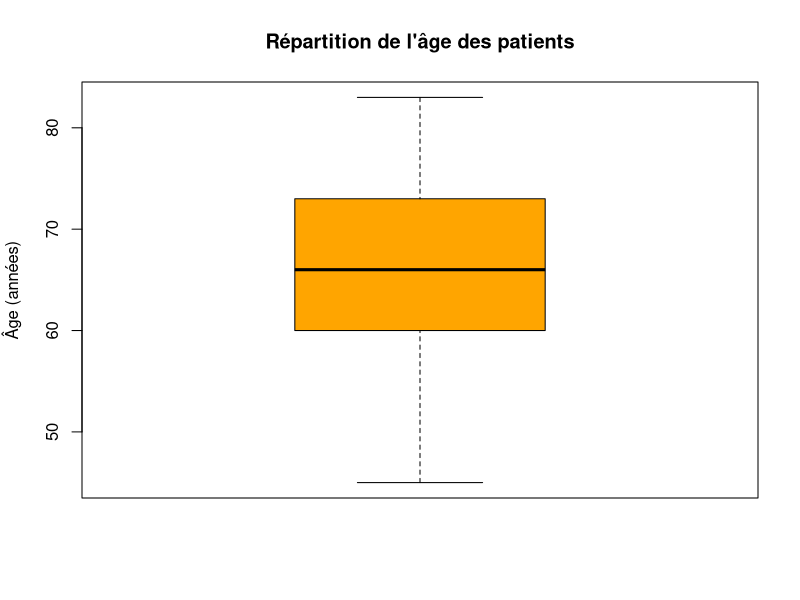
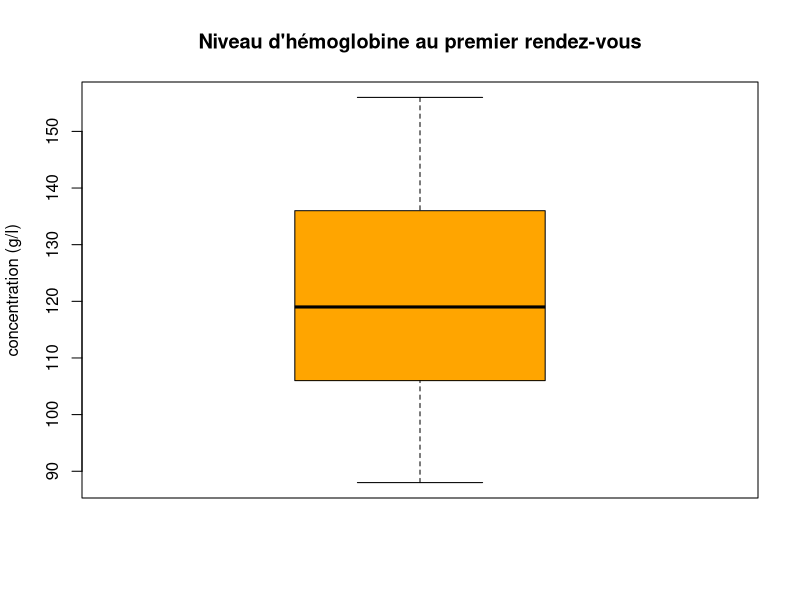
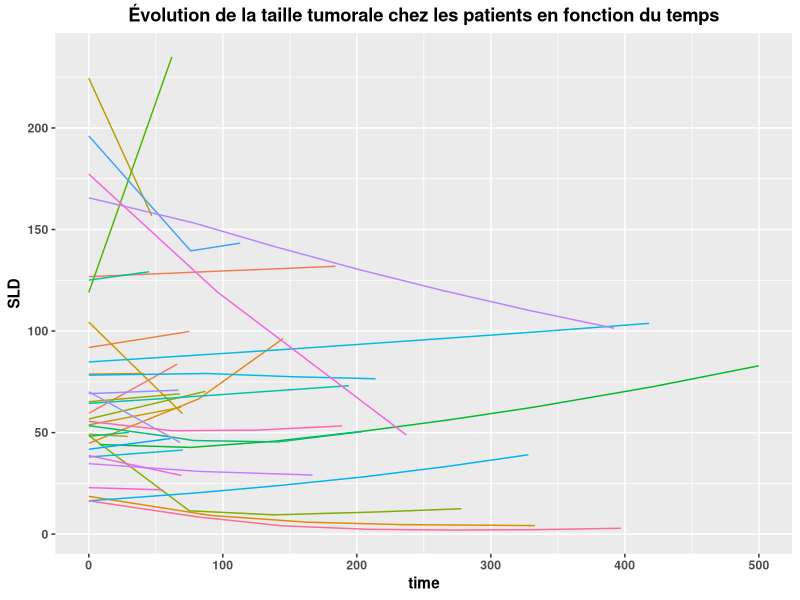

Write R code to recreate these figures, in order. (Note: this script raises an error after producing the figures.)
# Librairies --------------------------------------------------------------

library(readr)
library(ggplot2)


# Données -----------------------------------------------------------------

tumeur <- read_table2("PD_data_tumor_growth_no_NA.txt")

tumeur$ID <- as.factor(tumeur$ID) # Codage en variable qualitative
tumeur$BLIVER <- as.logical(tumeur$BLIVER) # Codage en indicatrice
tumeur$BSLD <- tumeur$SLD

for (i in levels(tumeur$ID)) {
  tumeur$BSLD[which(tumeur$ID == i)] <- tumeur$BSLD[which(tumeur$ID == i)][1]
}


covar_ind <- tumeur[which(duplicated(tumeur$ID) == F), 3:6] # Je récupère les covariables pour faciliter leur description
names(covar_ind)[1] <- "BSLD"


Dose <- data.frame(
  ID = rep(tumeur$ID[which(duplicated(tumeur$ID) == F)], 25),
  dose = 1200,
  time = rep(21*0:24,49),
  SLD = NA,
  AGE = rep(tumeur$AGE[which(duplicated(tumeur$ID) == F)],25),
  BLIVER = rep(tumeur$BLIVER[which(duplicated(tumeur$ID) == F)],25),
  BHBG = rep(tumeur$BHBG[which(duplicated(tumeur$ID) == F)],25),
  BSLD = rep(covar_ind$BSLD,25)
) # Création d'un tableau de Doses administrées. Une Dose en 0 puis une tous les 21j jusqu'à ce que le temps t+21 d'administration soit
# supérieur au temps de dernière mesure (car dans ce cas on a aucune info).

Dose <- Dose[order(Dose$ID, Dose$time),]
Dose$suppr <- 0

for (j in 1:1225) {
  if (Dose$time[j] > max(tumeur$time[which(tumeur$ID == Dose$ID[j])])) {
    Dose$suppr[j] <- 1
  }
} 

Dose <- Dose[which(Dose$suppr == 0), -9]

tumeur_Dose <- merge(Dose, tumeur, all.x = T, all.y = T)

tumeur_Dose <- tumeur_Dose[order(tumeur_Dose$ID, tumeur_Dose$time),] 

write.csv(tumeur_Dose, row.names = F, na = ".", file = "tumeur_Dose.csv") # Tableau de données à utiliser sous MLXTRAN


# Résumé des données ------------------------------------------------------
p <- theme(
  plot.title = element_text(hjust = 0.5, face = "bold"),
  axis.text = element_text(face = "bold"),
  axis.title = element_text(face = "bold")
)

summary(tumeur)

length(levels(tumeur$ID)) # 49 patients
length(tumeur$ID)/length(levels(tumeur$ID)) # 2.653061 mesures par patient en moyenne
sum(summary(tumeur$ID) == 1) # 15 patients n'ont été visité qu'une seule fois

boxplot(covar_ind$AGE, main = "Répartition de l'âge des patients", ylab = "Âge (années)", col = "orange")
mean(covar_ind$AGE) ; min(covar_ind$AGE) ; max(covar_ind$AGE) ; sd(covar_ind$AGE)
# 65.69388 ans en moyenne ; 45 age min ; 83 age max ; 9.427805 Écart-type


boxplot(covar_ind$BHBG, main = "Niveau d'hémoglobine au premier rendez-vous", ylab = "concentration (g/l)", col = "orange")
mean(covar_ind$BHBG) ; min(covar_ind$BHBG) ; max(covar_ind$BHBG) ; sd(covar_ind$BHBG)
# 120.9325 g/l d'hémoglobine à la baseline ; 88 min ; 156 max ; 17.75565 Écart-type

sum(covar_ind$BLIVER) # 11 patients avec métastases au foie

mean(summary(Dose$ID)) # 5.877551 Doses en moyenne
sum(summary(Dose$ID)==1) # 15 patients n'ont reçu qu'une dose


ggplot(data = tumeur, aes(x = time, y = SLD, col = ID)) +
  geom_line() +
  theme(legend.position='none') +
  p +
  ggtitle("Évolution de la taille tumorale chez les patients en fonction du temps")


# Modele de wang ----------------------------------------------------------

# BSLD * exp(-d*t) + g*t

# BSLD serait le niveau initial moyen de SLD chez les patients

BSLD <- mean(tumeur$SLD[which(tumeur$time == 0)])
BSLD_sd <- sd(tumeur$SLD[which(tumeur$time == 0)])

# d est un paramètre représentant la vitesse de décroissance initiale de la tumeur
# g est un paramètre représentant la vitesse de croissance de la tumeur une fois que le traitement n'est plus efficace

# On pourrait estimer d et g en lançant l'analyse sur quelques sujets
# Par exemple sur 5 sujets

# Sinon on pourrait regarder dans la littérature

tumeur$indice <- 0
for (i in 2:130) {
  if (tumeur$SLD[i] > tumeur$SLD[i-1] & tumeur$ID[i] == tumeur$ID[i-1] ) {
    tumeur$indice[i] <- 1
  }
}




# Pour Wang ---------------------------------------------------------------
# g -----------------------------------------------------------------------



library(nlme)
reg_param_croiss_Wang <- lme(SLD~time, data = tumeur[which(tumeur$indice==1),], random = ~ 1 + time | ID, method = "ML")
summary(reg_param_croiss_Wang) # g estimé à 0.09255 et son écart-type à 0.045398
g_Wang <- 0.09255
g_sd_Wang <- 0.045398


# d -----------------------------------------------------------------------

reg_param_decroiss_Wang <- lme(SLD~time, data = tumeur[which(tumeur$indice==0),], random = ~ 1 + time | ID, method = "ML")
summary(reg_param_decroiss_Wang)  # Ne pas oublier qu'on est dans une exponentielle
log(0.23689) # d = 1.440159 
-exp(log(0.23689))
d_Wang <- 1.440159/BSLD
d_sd_Wang <- 0.060186/0.23689*d_Wang


# Pour Stein-Fojo --------------------------------------------------------
# SLD(t) = BSLD(exp(-d*t) + exp(g*t) - 1)


# Pour g ------------------------------------------------------------------

reg_param_croiss_SteinFojo <- lme(SLD/BSLD~time - 1, data = tumeur[which(tumeur$indice==1),], random = ~ 1 + time | ID, method = "ML")
summary(reg_param_croiss_SteinFojo)

# exp(g*t) -1 = 0.01384
# g*t = ln(1.01384)

g_SteinFojo <- log(1.01384)
g_sd_SteinFojo <- 0.001322597/0.01384131*g_SteinFojo


# Pour d ------------------------------------------------------------------
df <- tumeur[which(tumeur$indice==0),]
df$SLD <- df$SLD / df$BSLD

reg_param_decroiss_SteinFojo <- lme(SLD~time , data = df, random = ~ 1 + time | ID, method = "ML")
summary(reg_param_decroiss_SteinFojo)

# exp(-d*t)-1 = 0.0026980
# exp(-d*t) = 1.002698
# -d*t = log(1.002698)
d_SteinFojo <- log(1.002698)
d_sd_SteinFojo <-0.00091122/0.0026980*d_SteinFojo





# Pour Chatterjee ---------------------------------------------------------
# SLD(t) = BSLD(phi * exp(-d*t) + (1-phi)*exp(g*t))
# Pour phi ----------------------------------------------------------------

phi = 1 - mean(tumeur$indice)


# Pour g ------------------------------------------------------------------


reg_param_croiss_Chatterjee <- lme(SLD~time , data = tumeur[which(tumeur$indice==1),], random = ~ 1 + time | ID, method = "ML")
summary(reg_param_croiss_Chatterjee)

# BSLD*phi*exp(g*t) = 0.09255
# g*t = log(0.09255 /phi / BSLD)

log(0.09255/phi/BSLD)


# Pour d ------------------------------------------------------------------


reg_param_decroiss_Chatterjee <- lme(SLD~time , data = tumeur[which(tumeur$indice==0),], random = ~ 1 + time | ID, method = "ML")
summary(reg_param_decroiss_Chatterjee)

# BSLD*phi*exp(-g*t) = -0.23689
# g*t = log(-0.23689 /phi / BSLD)





